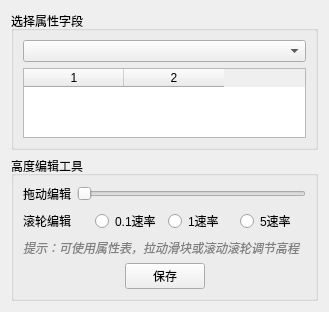
<?xml version="1.0" encoding="UTF-8"?>
<ui version="4.0">
 <class>heightedit</class>
 <widget class="QWidget" name="heightedit">
  <property name="geometry">
   <rect>
    <x>0</x>
    <y>0</y>
    <width>329</width>
    <height>290</height>
   </rect>
  </property>
  <property name="windowTitle">
   <string>高程编辑</string>
  </property>
  <layout class="QGridLayout" name="gridLayout">
   <item row="0" column="0">
    <widget class="QGroupBox" name="groupBox">
     <property name="title">
      <string>选择属性字段</string>
     </property>
     <layout class="QVBoxLayout" name="verticalLayout">
      <item>
       <widget class="QComboBox" name="comboBox"/>
      </item>
      <item>
       <widget class="QTableWidget" name="tableProperties">
        <property name="sizePolicy">
         <sizepolicy hsizetype="Expanding" vsizetype="Expanding">
          <horstretch>0</horstretch>
          <verstretch>1</verstretch>
         </sizepolicy>
        </property>
        <property name="editTriggers">
         <set>QAbstractItemView::AllEditTriggers</set>
        </property>
        <property name="alternatingRowColors">
         <bool>true</bool>
        </property>
        <property name="selectionMode">
         <enum>QAbstractItemView::SingleSelection</enum>
        </property>
        <property name="selectionBehavior">
         <enum>QAbstractItemView::SelectRows</enum>
        </property>
        <property name="columnCount">
         <number>2</number>
        </property>
        <column/>
        <column/>
       </widget>
      </item>
     </layout>
    </widget>
   </item>
   <item row="1" column="0">
    <widget class="QGroupBox" name="editgroup">
     <property name="title">
      <string>高度编辑工具</string>
     </property>
     <layout class="QVBoxLayout" name="verticalLayout_2">
      <item>
       <layout class="QHBoxLayout" name="horizontalLayout_3">
        <item>
         <widget class="QLabel" name="sliderlabel">
          <property name="text">
           <string>拖动编辑</string>
          </property>
         </widget>
        </item>
        <item>
         <widget class="QSlider" name="horizontalSlider">
          <property name="orientation">
           <enum>Qt::Horizontal</enum>
          </property>
         </widget>
        </item>
       </layout>
      </item>
      <item>
       <layout class="QHBoxLayout" name="horizontalLayout">
        <item>
         <widget class="QLabel" name="label">
          <property name="text">
           <string>滚轮编辑</string>
          </property>
         </widget>
        </item>
        <item>
         <widget class="QRadioButton" name="radioButton01x">
          <property name="text">
           <string>0.1速率</string>
          </property>
         </widget>
        </item>
        <item>
         <widget class="QRadioButton" name="radioButton1x">
          <property name="text">
           <string>1速率</string>
          </property>
         </widget>
        </item>
        <item>
         <widget class="QRadioButton" name="radioButton_3">
          <property name="text">
           <string>5速率</string>
          </property>
         </widget>
        </item>
       </layout>
      </item>
      <item>
       <widget class="QLabel" name="labelTip">
        <property name="styleSheet">
         <string notr="true">color: gray; font-style: italic;</string>
        </property>
        <property name="text">
         <string>提示：可使用属性表，拉动滑块或滚动滚轮调节高程</string>
        </property>
       </widget>
      </item>
      <item>
       <layout class="QHBoxLayout" name="horizontalLayout_2">
        <item>
         <spacer name="horizontalSpacer">
          <property name="orientation">
           <enum>Qt::Horizontal</enum>
          </property>
          <property name="sizeHint" stdset="0">
           <size>
            <width>40</width>
            <height>20</height>
           </size>
          </property>
         </spacer>
        </item>
        <item>
         <widget class="QPushButton" name="saveButton">
          <property name="text">
           <string>保存</string>
          </property>
         </widget>
        </item>
        <item>
         <spacer name="horizontalSpacer_2">
          <property name="orientation">
           <enum>Qt::Horizontal</enum>
          </property>
          <property name="sizeHint" stdset="0">
           <size>
            <width>40</width>
            <height>20</height>
           </size>
          </property>
         </spacer>
        </item>
       </layout>
      </item>
     </layout>
    </widget>
   </item>
  </layout>
 </widget>
 <resources/>
 <connections/>
</ui>
